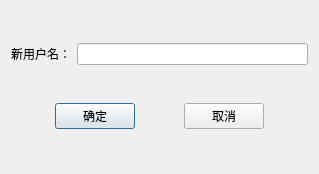
<?xml version="1.0" encoding="UTF-8"?>
<ui version="4.0">
 <class>chname</class>
 <widget class="QDialog" name="chname">
  <property name="geometry">
   <rect>
    <x>0</x>
    <y>0</y>
    <width>319</width>
    <height>174</height>
   </rect>
  </property>
  <property name="minimumSize">
   <size>
    <width>319</width>
    <height>174</height>
   </size>
  </property>
  <property name="maximumSize">
   <size>
    <width>319</width>
    <height>174</height>
   </size>
  </property>
  <property name="windowTitle">
   <string>用户名修改</string>
  </property>
  <layout class="QVBoxLayout" name="verticalLayout">
   <item>
    <layout class="QHBoxLayout" name="horizontalLayout">
     <item>
      <widget class="QLabel" name="label">
       <property name="text">
        <string>&lt;html&gt;&lt;head/&gt;&lt;body&gt;&lt;p&gt;新用户名：&lt;/p&gt;&lt;/body&gt;&lt;/html&gt;</string>
       </property>
      </widget>
     </item>
     <item>
      <widget class="QLineEdit" name="name"/>
     </item>
    </layout>
   </item>
   <item>
    <layout class="QHBoxLayout" name="horizontalLayout_2">
     <item>
      <spacer name="horizontalSpacer_2">
       <property name="orientation">
        <enum>Qt::Horizontal</enum>
       </property>
       <property name="sizeHint" stdset="0">
        <size>
         <width>40</width>
         <height>20</height>
        </size>
       </property>
      </spacer>
     </item>
     <item>
      <widget class="QPushButton" name="pb_yes">
       <property name="text">
        <string>确定</string>
       </property>
      </widget>
     </item>
     <item>
      <spacer name="horizontalSpacer">
       <property name="orientation">
        <enum>Qt::Horizontal</enum>
       </property>
       <property name="sizeHint" stdset="0">
        <size>
         <width>40</width>
         <height>20</height>
        </size>
       </property>
      </spacer>
     </item>
     <item>
      <widget class="QPushButton" name="pb_no">
       <property name="text">
        <string>取消</string>
       </property>
      </widget>
     </item>
     <item>
      <spacer name="horizontalSpacer_3">
       <property name="orientation">
        <enum>Qt::Horizontal</enum>
       </property>
       <property name="sizeHint" stdset="0">
        <size>
         <width>40</width>
         <height>20</height>
        </size>
       </property>
      </spacer>
     </item>
    </layout>
   </item>
  </layout>
 </widget>
 <resources/>
 <connections/>
</ui>
